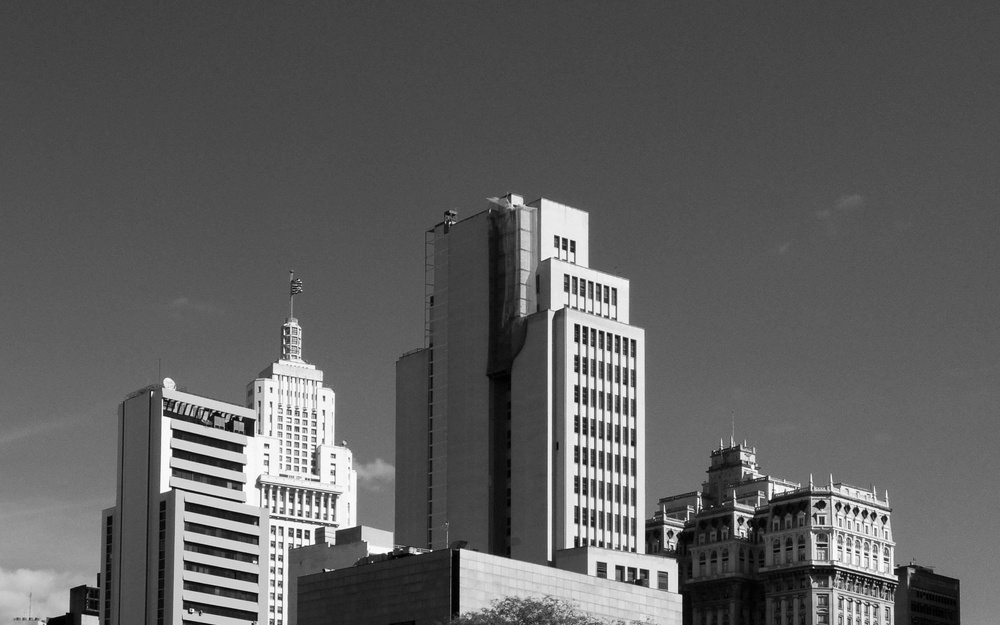
#> input picture Image Processing/Blur/image.jpeg, 1000 x 625 px, shrunk from 3136 x 1960 before the run
$ python blur.py
#> lines starting #> are read from the running program, lines starting #| are printed output that depends on the picture
from PIL import Image
import numpy as np
import subprocess


#Carrega a imagem
print("Carregando imagem original...")
imagem = Image.open("./image.jpeg").convert("L")
#> imagem is the input picture: PIL image 1000x625 L; min 0, max 255, mean 93.9

#Converte a imagem para array numpy
matriz_imagem = np.array(imagem)
print("Imagem convertida para matriz!\n")


# Verifica a estrutura da matriz
#DEBUG: print("Formato da matriz (altura, largura, canais):", matriz_imagem.shape)
#DEBUG: print("Tipo dos dados:", matriz_imagem.dtype)
#DEBUG: print("Matriz de pixels (amostra):\n", matriz_imagem)


#========================================================================================================


#Função para criar o kernel gaussiano
def criar_kernel(tamanho, sigma):
#> called with tamanho = 5, sigma = 5
    kernel = np.zeros((tamanho, tamanho)) # cria uma matriz preenchida com zeros
    centro = tamanho // 2 # calcula o indice central
    for x in range (tamanho):
        for y in range (tamanho):
            # kernel[x, y] =>                       calcula a fórmula gaussiana para cada posição (x, y)
            # np.exp =>                             calcula a função exponencial
            # (x - centro)**2 +(y - centro)**2) =>  distância ao centro
            # 2 * sigma**2 =>                       dispersão do kernel
            kernel[x, y] = np.exp(-((x - centro)**2 +(y - centro)**2) / (2 * sigma**2))
    kernel /= kernel.sum()
    return kernel


#========================================================================================================


# Função de convolução para imagens monocromáticas
def convolucao(imagem, kernel):
    altura, largura = imagem.shape #        obtém a altura e largura da imagem
    k_altura, k_largura = kernel.shape #    obtém a altura e largura do kernel
    pad = k_altura // 2 #                   calcula o preenchimento necessário para manter o tamanho da imagem após convolução (bordar artificiais)
    imagem_padded = np.pad(imagem, ((pad, pad), (pad, pad)), mode='reflect') #  adicona o padding a imagem - reflect espelha os pixels da borda
    imagem_suavizada = np.zeros_like(imagem) #  cria uma imagem vazia do mesmo tamanho da imagem original

    for y in range(altura):
        for x in range(largura):
            regiao = imagem_padded[y: y + k_altura, x: x + k_largura] #     região que será multiplicada pelo kernel - janela com o mesmo tamanho do kernel
            imagem_suavizada[y, x] = np.sum(regiao * kernel) #              multiplica elemento por elemento a região da imagem pelo kernel
#                                                                           e armazena como o novo valor do pixel

    return imagem_suavizada.astype(np.uint8) #  Converte a matriz final para valores inteiros de 0 a 255 (uint8), garantindo que a imagem fique no formato correto.


#========================================================================================================


#Cria o kernel gaussiano
print("Criando kernel...")
kernel_gauss = criar_kernel(tamanho = 5, sigma = 5.0)
print("Kernel criado!\n")


#Aplica a convolução na matriz (Blur)
print("Aplicando convoluções...")
matriz_suavizada = matriz_imagem

for i in range(5):  # Aplica o blur 5 vezes
    matriz_suavizada = convolucao(matriz_suavizada, kernel_gauss)
#> this loop made 5 passes
#> pass 1, in convolucao, `imagem_padded = np.pad(imagem, ((pad, pad), (pad, pad)), mode='reflect')`:
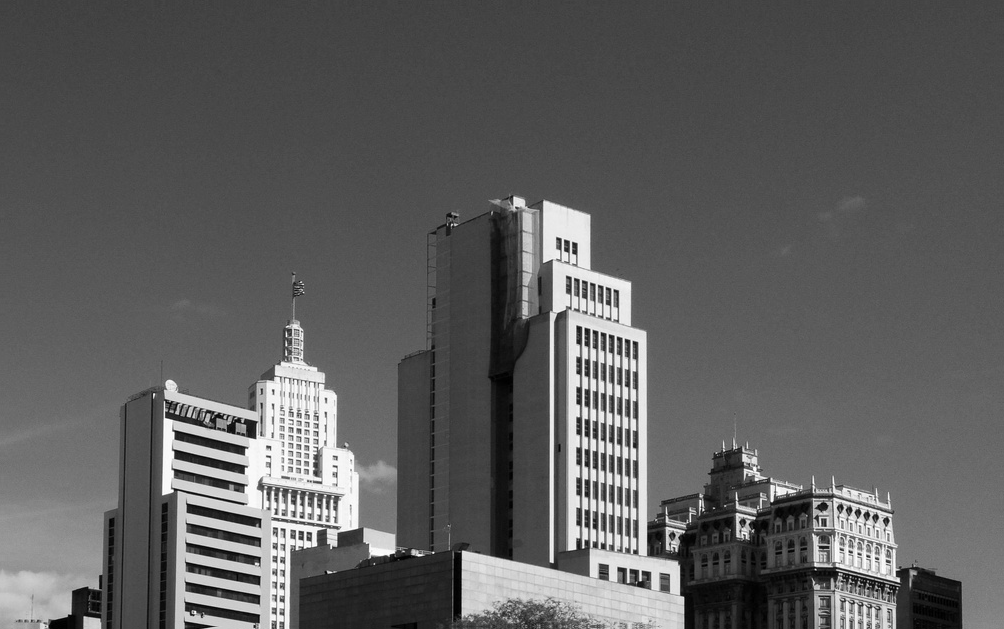
#> imagem_padded: shape (629, 1004); min 0, max 255, mean 93.9
#> pass 1, `matriz_suavizada = convolucao(matriz_suavizada, kernel_gauss)`:
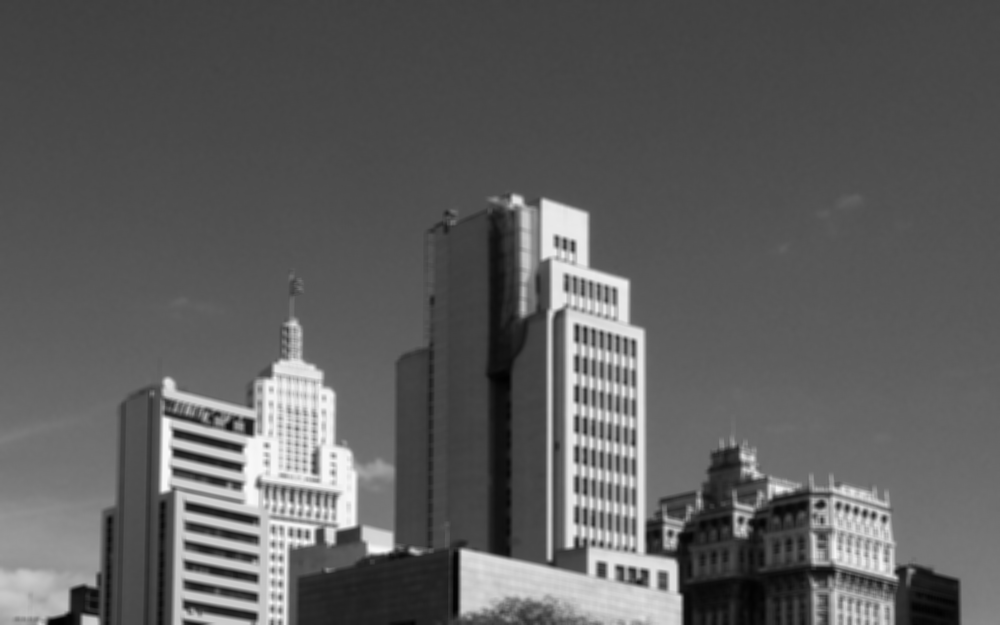
#> matriz_suavizada: shape (625, 1000); min 1, max 249, mean 93.4
#> pass 2, in convolucao (call 2), `imagem_padded = np.pad(imagem, ((pad, pad), (pad, pad)), mode='reflect')`:
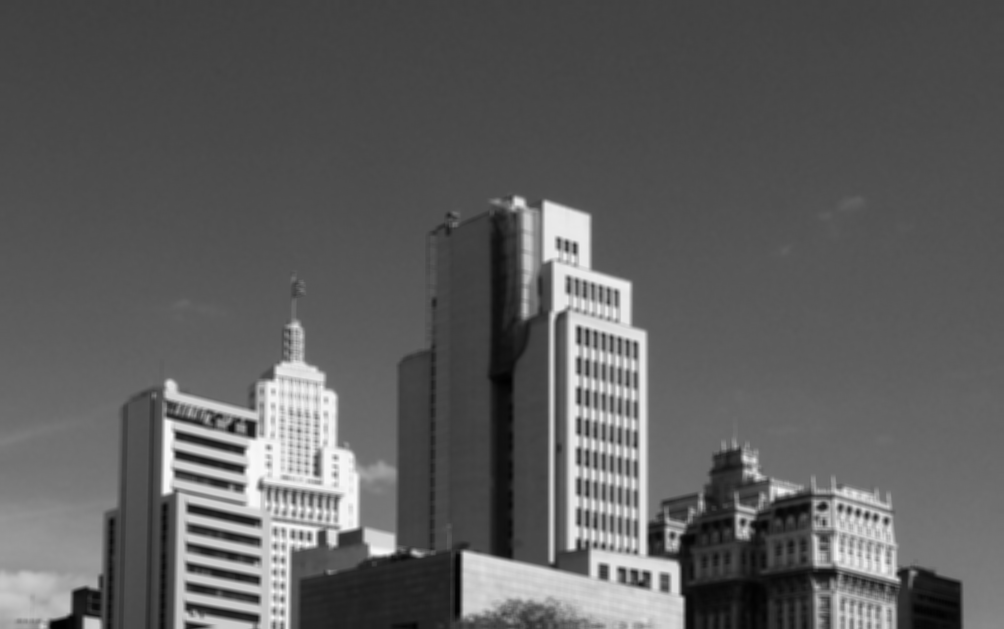
#> imagem_padded: shape (629, 1004); min 1, max 249, mean 93.4
#> after the loop:
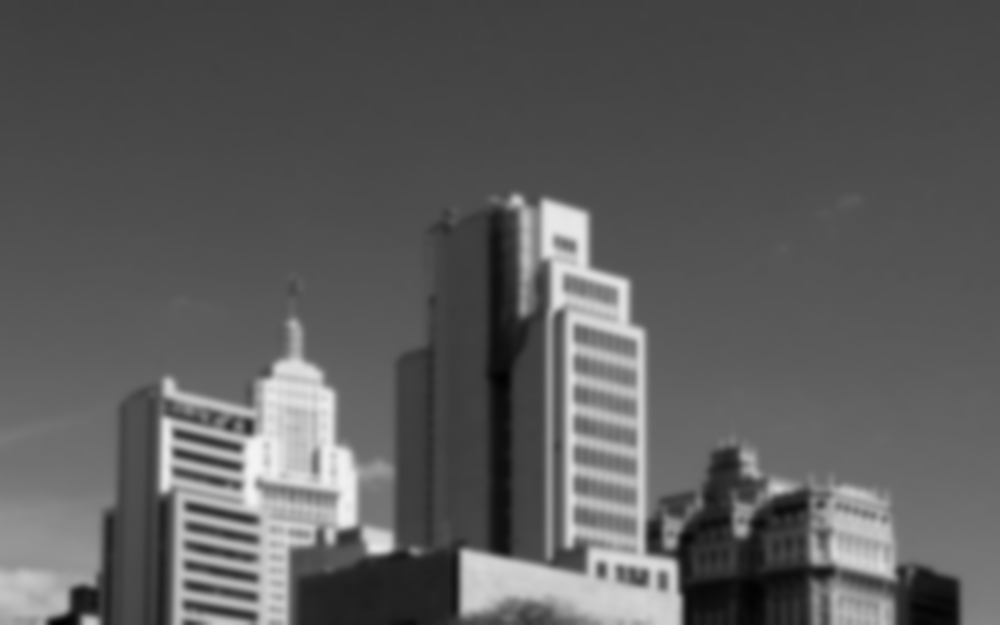
#> matriz_suavizada: shape (625, 1000); min 2, max 244, mean 91.8

print("Convoluções aplicadas!\n")

#========================================================================================================


#Converte a matriz para imagem e salva
print("Convertendo matriz para a imagem...")
imagem_suavizada = Image.fromarray(matriz_suavizada)
imagem_suavizada.save("image_suavizada.jpg")
print("Imagem com blur salva!")


#Abre a imagem original
subprocess.run(["xdg-open", "image.jpeg"])
#> (this line was passed over: subprocess is not available in this run)

#Abre a imagem Blur
subprocess.run(["xdg-open", "image_suavizada.jpg"])
#> (this line was passed over: subprocess is not available in this run)
